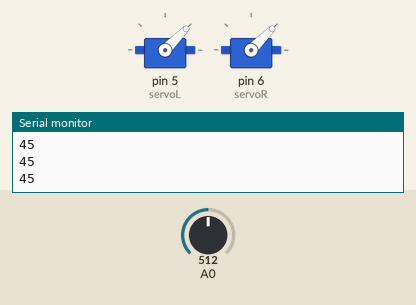
Simulated run of this sketch. Board: Arduino Uno, built with avr-gcc and run on an emulated ATmega328P. On the bench: 2 × servo, the last lines printed to the serial monitor. The inputs (shaded band) are chosen by the test bench; at power-on: A0 = 512.

Above: at 2.2 s.
2.3 s: A0 set to 716
At 3.0 s:
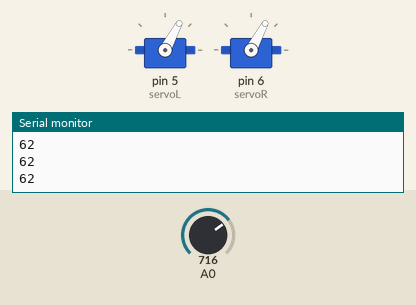
3.8 s: A0 set to 306
At 4.2 s:
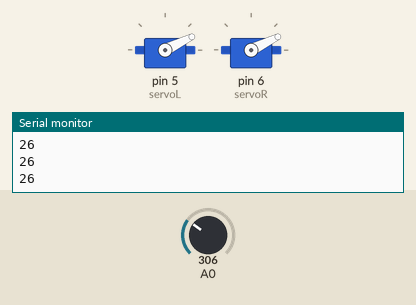
5.3 s: A0 set to 122
At 6.5 s:
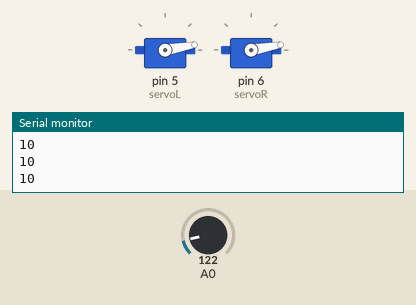
6.8 s: A0 set to 1023
At 7.7 s:
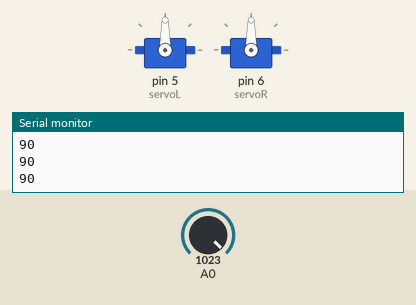
Timing chart, 0 to 9.3 s (numbered marks = the images above; inputs shaded):
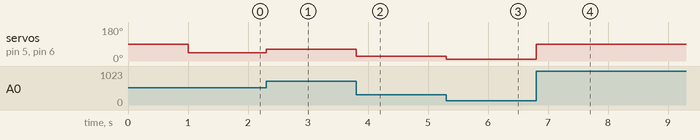

Measured:
- after the input at 2.3 s, servo on pin 5 (servoL), servo on pin 6 (servoR): 45° → 62° at once
- after the input at 3.8 s, servo on pin 5 (servoL), servo on pin 6 (servoR): 62° → 26° at once
- after the input at 5.3 s, servo on pin 5 (servoL), servo on pin 6 (servoR): 26° → 10° at once
- after the input at 6.8 s, servo on pin 5 (servoL), servo on pin 6 (servoR): 10° → 90° at once

The sketch:

two_servos.ino
```cpp
#include <Servo.h>

Servo servoL;
Servo servoR;

void setup() {
    // configurando a comunicação via porta serial com velocidade de 9600bps(baud).
    Serial.begin(9600);
    Serial.flush();

    // Anexa os servos (físico), nos pino 5 e 6
    servoL.attach(5);
    servoR.attach(6);

    delay(1000);

    // Coloca os servos na posição inicial
    servoL.write(0);
    servoR.write(0);

    Serial.println("STARTING SERVOS...");
}

void loop() {
    // Lê o valor do potenciômetro
    int angle = analogRead(0);

    // Mapeia os valores de 0 a 90 graus
    angle = map(angle, 0, 1023, 0, 90);

    Serial.println(angle);

    // Escreve o ângulo para os servos
    servoL.write(angle);
    servoR.write(angle);
}
```
